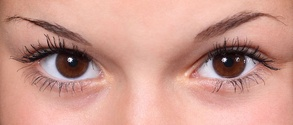
#> input picture CCF394 transformada hough/brown-eyes.jpg, 293 x 125 px, shrunk from 600 x 257 before the run
$ python 'CCF394 Aula 11 - Transformada HOUG - 3 detectando iris.py'
#> lines starting #> are read from the running program, lines starting #| are printed output that depends on the picture
import cv2
import numpy as np
import sys

def onTrackbarChange(max_slider):
    cimg = np.copy(img)

    p1 = max_slider
    p2 = max_slider * 0.4

    # Detect circles using HoughCircles transform
    circles = cv2.HoughCircles(gray, cv2.HOUGH_GRADIENT, 1, cimg.shape[0]/64, param1=p1, param2=p2, minRadius=25, maxRadius=50)

    # If at least 1 circle is detected
    if circles is not None:
        cir_len = circles.shape[1] # store length of circles found
        circles = np.uint16(np.around(circles))
        for i in circles[0, :]:
            # Draw the outer circle
            cv2.circle(cimg, (i[0], i[1]), i[2], (0, 255, 0), 2)
            # Draw the center of the circle
            cv2.circle(cimg, (i[0], i[1]), 2, (0, 0, 255), 3)
    else:
        cir_len = 0 # no circles detected

    # Display output image
    cv2.imshow('Image', cimg)

    # Edge image for debugging
    edges = cv2.Canny(gray, p1, p2)
    cv2.imshow('Edges', edges)


if __name__ == "__main__":
    # Read image
    img = cv2.imread("brown-eyes.jpg", 1)
#> img is the input picture: shape (125, 293, 3); mean B, G, R 142.2, 153.8, 204.7
    img = cv2.imread("pivosArabia.jpg", 1)
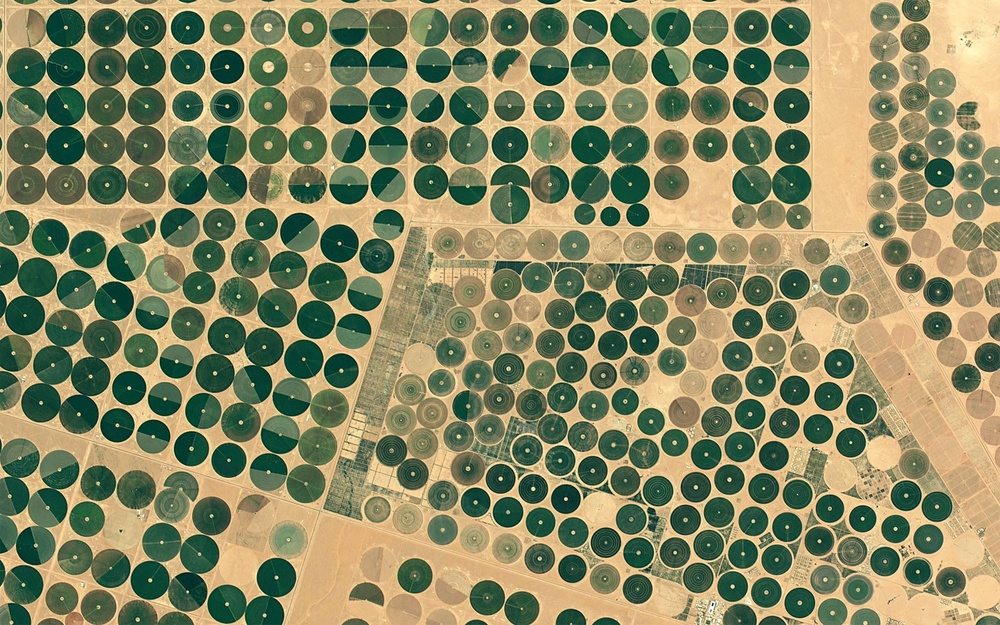
#> input picture CCF394 transformada hough/pivosArabia.jpg, 1000 x 625 px, shrunk from 2048 x 1280 before the run
#> img is the input picture: shape (625, 1000, 3); mean B, G, R 99.7, 136.5, 135.5


    # Convert to gray-scale
    gray = cv2.cvtColor(img, cv2.COLOR_BGR2GRAY)
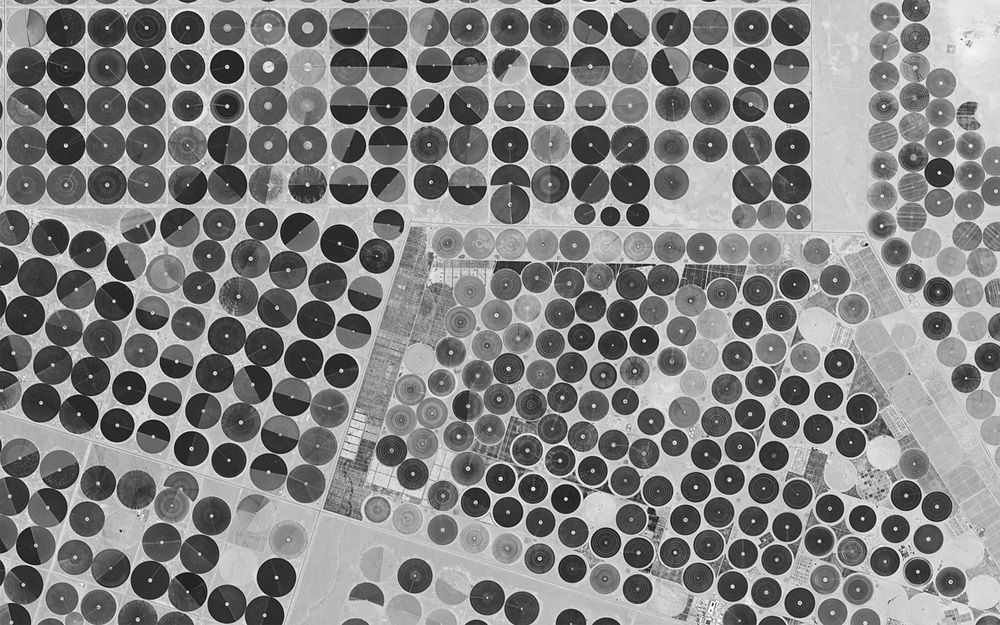
#> gray: shape (625, 1000); min 3, max 255, mean 132

    # Create display windows
    cv2.namedWindow("Edges")
    cv2.namedWindow("Image")


    # Trackbar will be used for changing threshold for edge
    initThresh = 105
    maxThresh = 200

    # Create trackbar
    cv2.createTrackbar("Threshold", "Image", initThresh, maxThresh, onTrackbarChange)
    onTrackbarChange(initThresh)
#> in onTrackbarChange, `circles = cv2.HoughCircles(gray, cv2.HOUGH_GRADIENT, 1, cimg.shape[0]/..`: circles = None
#> in onTrackbarChange, `edges = cv2.Canny(gray, p1, p2)`:
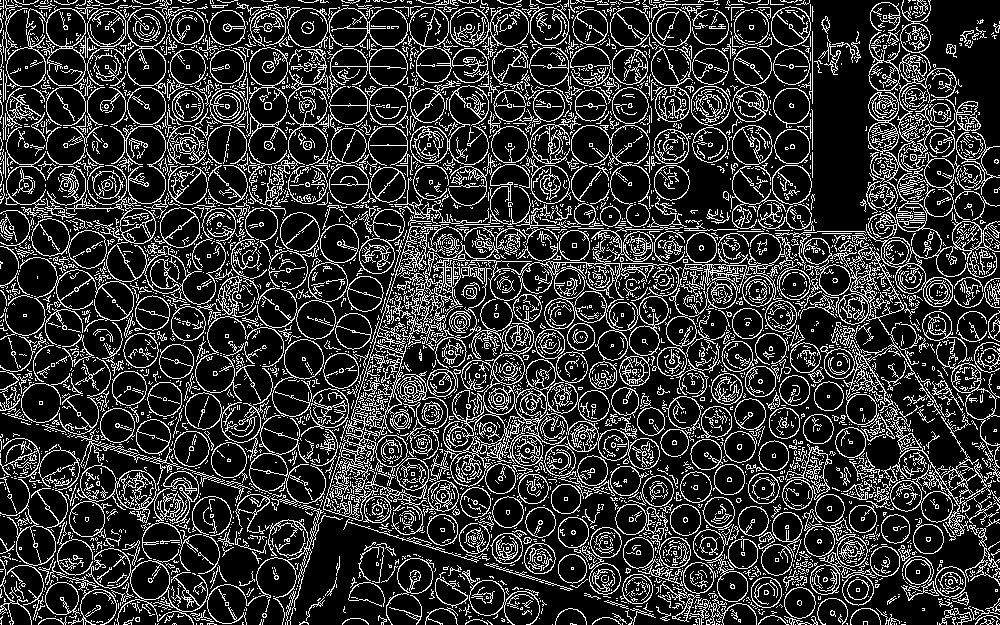
#> edges: shape (625, 1000); 20.4% white in thin lines or dots

    while True:
        key = cv2.waitKey(1)
#> (key Esc is pressed here)
        if key == 27:
            break

    cv2.destroyAllWindows()
